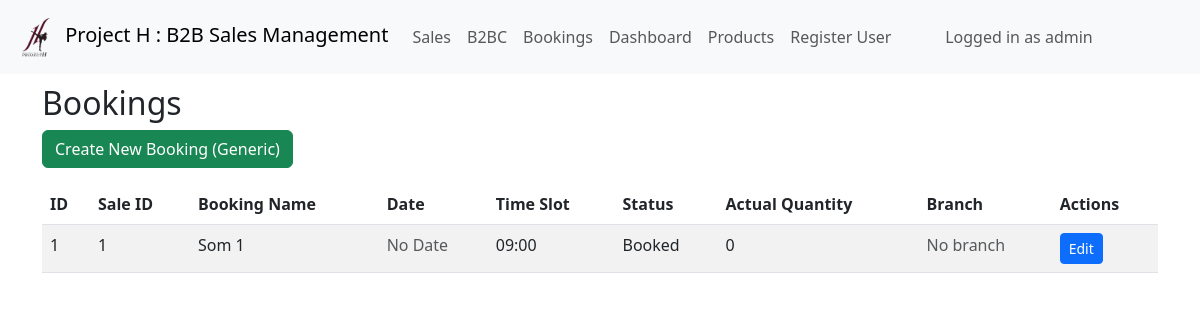
The page /bookings/bookings (signed in) on the database its author committed.
### models.py (models this page shows, shortened)
class User(UserMixin, db.Model):
    __tablename__ = 'users'
    id = db.Column(db.Integer, primary_key=True)
    username = db.Column(db.String(50), unique=True, nullable=False)
    email = db.Column(db.String(120), unique=True, nullable=False)
    password_hash = db.Column(db.String(255), nullable=False)
    role = db.Column(db.String(50), nullable=False, default='staff')
    branch_id = db.Column(db.Integer, db.ForeignKey('branches.id'), nullable=True)
    b2bc_sales = db.relationship('SalesB2BC', backref='salesperson', lazy=True)
    branch = db.relationship('Branch', backref='users')

class Booking(db.Model):
    __tablename__ = 'bookings'
    id = db.Column(db.Integer, primary_key=True)
    voucher_group_sale_id = db.Column(
        db.Integer,
        db.ForeignKey('sales_voucher_group.id', ondelete='CASCADE'),
        nullable=True
    )
    booking_name = db.Column(db.String(100), nullable=True)
    booking_date = db.Column(db.Date)
    time_slot = db.Column(db.String(50))
    status = db.Column(db.String(50), default='not_booked')
    actual_quantity = db.Column(db.Integer, default=0)
    noted = db.Column(db.Text)
    branch_id = db.Column(db.Integer, db.ForeignKey('branches.id'), nullable=True)

### views/booking.py (the view)
@booking_bp.route('/bookings')
@login_required
def list_bookings():
    if current_user.role == 'admin':
        bookings = Booking.query.all()
    else:
        bookings = Booking.query.filter_by(branch_id=current_user.branch_id).all()
    return render_template('bookings/list_bookings.html', bookings=bookings)

### templates/bookings/list_bookings.html
{% extends 'base.html' %}
{% block content %}
<h2>Bookings</h2>
<a href="{{ url_for('booking.new_booking') }}" class="btn btn-success mb-3">Create New Booking (Generic)</a>
<table class="table table-striped">
    <thead>
        <tr>
            <th>ID</th>
            <th>Sale ID</th>
            <th>Booking Name</th>
            <th>Date</th>
            <th>Time Slot</th>
            <th>Status</th>
            <th>Actual Quantity</th>
            <th>Branch</th>
            <th>Actions</th>
        </tr>
    </thead>
    <tbody>
        {% for booking in bookings %}
        <tr>
            <td>{{ booking.id }}</td>
            <td>{{ booking.voucher_group_sale_id if booking.voucher_group_sale_id else 'N/A' }}</td>
            <td>{{ booking.booking_name if booking.booking_name else '—' }}</td>
            <td>
              {% if booking.booking_date %}
                {{ booking.booking_date.strftime('%Y-%m-%d') }}
              {% else %}
                <span class="text-muted">No Date</span>
              {% endif %}
            </td>
            <td>{{ booking.time_slot or '-' }}</td>
            <td>{{ booking.status.capitalize() }}</td>
            <td>{{ booking.actual_quantity }}</td>
            <td>
              {% if booking.branch %}
                {{ booking.branch.name }}
              {% else %}
                <span class="text-muted">No branch</span>
              {% endif %}
            </td>
            <td>
                <a href="{{ url_for('booking.update_booking', booking_id=booking.id) }}" class="btn btn-sm btn-primary">Edit</a>
            </td>
        </tr>
        {% endfor %}
    </tbody>
</table>
{% endblock %}

### templates/base.html (shortened to what this page needs)
<!DOCTYPE html>
<html lang="en">
<head>
    <link href="https://cdn.jsdelivr.net/npm/bootstrap@5.3.0/dist/css/bootstrap.min.css" rel="stylesheet">
    <link href="{{ url_for('static', filename='css/styles.css') }}" rel="stylesheet">
</head>
<body>
    <nav class="navbar navbar-expand-lg navbar-light bg-light fixed-top">
      <div class="container-fluid">
        <a class="navbar-brand" href="{{ url_for('dashboard.dashboard') }}"><img src="{{ url_for('static', filename='favicon.ico') }}"> Project H : B2B Sales Management</a>
        {% if current_user.is_authenticated %}
        <div class="collapse navbar-collapse" id="navbarNav">
          <ul class="navbar-nav me-auto mb-2 mb-lg-0">
            <li class="nav-item"><a class="nav-link" href="{{ url_for('sales.list_voucher_group_sales') }}">Sales</a></li>
            <li class="nav-item"><a class="nav-link" href="{{ url_for('b2bc.list_b2bc_sales') }}">B2BC</a></li>
            <li class="nav-item"><a class="nav-link" href="{{ url_for('booking.list_bookings') }}">Bookings</a></li>
            <li class="nav-item"><a class="nav-link" href="{{ url_for('dashboard.dashboard') }}">Dashboard</a></li>
            <li class="nav-item"><a class="nav-link" href="{{ url_for('products.list_products') }}">Products</a></li>
            {% if current_user.role == 'admin' %}
            <li class="nav-item"><a class="nav-link" href="{{ url_for('auth.register') }}">Register User</a></li>
            {% endif %}
          </ul>
          <span class="navbar-text me-3">
            Logged in as {{ current_user.username }}
          </span>
          <a class="btn btn-outline-light" href="{{ url_for('auth.logout') }}">Logout</a>
        </div>
        {% endif %}
      </div>
    </nav>
    <div class="container mt-4">
        {% block content %}{% endblock %}
    </div>
</body>
</html>

### static/css/styles.css (style rules this page uses)
body { padding-top: 60px; }

### rows shown on the page
User: username "admin"
Booking: id "1", voucher_group_sale "1", booking_name "Som 1", shows "No Date", time_slot "09:00", status "Booked", actual_quantity "0"
